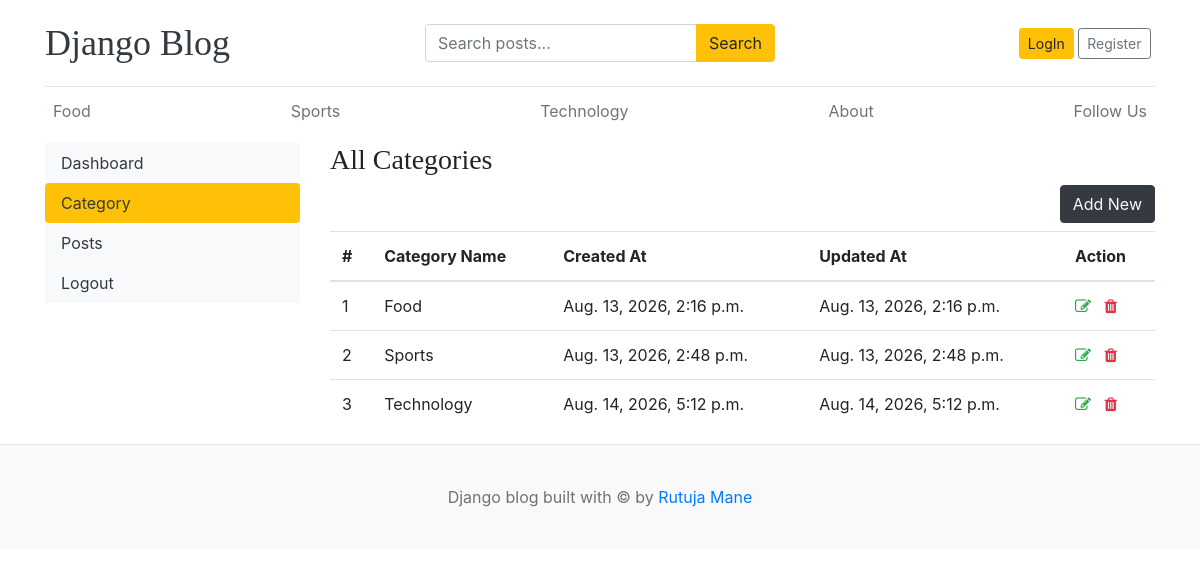
/dashboards/categories/, run on the app's committed database.
### blogs/models.py (models this page shows)
class Category(models.Model):
  category_name = models.CharField(max_length=50,unique=True)
  created_at = models.DateTimeField(auto_now_add=True)
  updated_at = models.DateTimeField(auto_now=True)
  class Meta:
    verbose_name_plural = 'categories'
  def __str__(self):
    return self.category_name

### dashboards/views.py (the view)
# urls.py: path('categories/', views.categories, name='categories'),
def categories(request):
    categories = Category.objects.all()
    context = {
        'categories': categories,
    }
    return render(request, 'dashboard/categories.html', context)

### blogs/context_processors.py (called while the page is built)
def get_categories(request):
  categories = Category.objects.all()
  return dict(categories=categories)

def social_links(request):
    return {
        'social_links': SocialLink.objects.filter(is_active=True)
    }

### templates/dashboard/categories.html (shortened to what this page needs)
{% extends 'base.html' %} {% block content %}
<div class="row">
  {% include 'dashboard/sidebar.html' %}
  <div class="col-md-9">
    <h3>All Categories</h3>
    <a href="{% url 'add_category' %}" class="btn btn-dark text-light float-right mb-2">Add New</a>
    <table class="table table-hover">
      <thead>
        <tr>
          <th>#</th>
          <th>Category Name</th>
          <th>Created At</th>
          <th>Updated At</th>
          <th>Action</th>
        </tr>
      </thead>
      <tbody>
        {% for cat in categories %}
        <tr>
          <td>{{ forloop.counter }}</td>
          <td>{{ cat }}</td>
          <td>{{ cat.created_at}}</td>
          <td>{{ cat.updated_at }}</td>
              <td>
        <a href="{% url 'edit_category' cat.id %}">
            <i class="fa fa-edit text-success"></i>
        </a>
        <a href="{% url 'delete_category' cat.id %}">
            <i class="fa fa-trash text-danger"></i>
        </a>
    </td>
        </tr>
        {% endfor %}
      </tbody>
    </table>
  </div>
</div>
{% endblock %}

### templates/base.html (shortened to what this page needs)
{% load static %}
<!doctype html>
<html lang="en">
  <head>
    <link
      href="https://getbootstrap.com/docs/4.0/dist/css/bootstrap.min.css"
      rel="stylesheet"
    />
    <link
      href="{% static 'css/blog.css' %}"
      rel="stylesheet"
    />
    <link rel="stylesheet" href="https://cdnjs.cloudflare.com/ajax/libs/font-awesome/4.7.0/css/font-awesome.min.css">
  </head>
  <body>
    <div class="container">
     <header class="blog-header py-3">
    <div class="row align-items-center">
        <div class="col-md-4">
            <a class="blog-header-logo text-dark" href="/">
                Django Blog
            </a>
        </div>
        <div class="col-md-4">
            <form action="{% url 'search' %}" method="GET">
                <div class="input-group">
                    <input
                        class="form-control"
                        type="text"
                        name="keyword"
                        placeholder="Search posts..."
                        required
                    >
                    <div class="input-group-append">
                        <button
                            class="btn btn-warning"
                            type="submit"
                        >
                            Search
                        </button>
                    </div>
                </div>
            </form>
        </div>
        <div class="col-md-4 d-flex justify-content-end align-items-center">
            {% if not user.is_authenticated %}
            <a
                class="btn btn-sm btn-warning"
                href="{% url 'login' %}"
            >
                LogIn
            </a>
            <a
                class="btn btn-sm btn-outline-secondary"
                href="{% url 'register' %}"
            >
                Register
            </a>
          {% endif %}
        </div>
    </div>
</header>
      <div class="nav-scroller py-1 mb-2">
        <nav class="nav d-flex justify-content-between">
            {% for cat in categories %}
              <a
                class="p-2 text-muted"
                href="{% url 'posts_by_category' cat.id %}"
              >
                {{ cat.category_name }}
              </a>
            {% endfor %}
            <a
                class="p-2 text-muted"
                href="{% url 'about' %}"
            >
                About
            </a>
            <a
                class="p-2 text-muted"
                href="{% url 'follow_us' %}"
            >
                Follow Us
            </a>
        </nav>
      </div>
      {% block content %}
      {% endblock %}
    </div>
    <footer class="blog-footer">
      <p>
        Django blog built with © by
        <a href="#">Rutuja Mane</a>
      </p>
    </footer>
  </body>
</html>

### static/css/blog.css (style rules this page uses)
.blog-header { border-bottom: 1px solid #e5e5e5; }
.blog-header-logo { font-family: "Playfair Display", Georgia, "Times New Roman", serif; font-size: 2.25rem; }
h1, h2, h3, h4, h5, h6 { font-family: "Playfair Display", Georgia, "Times New Roman", serif; }
.blog-footer { padding: 2.5rem 0; color: #727272; text-align: center; background-color: #f9f9f9; border-top: .05rem solid #e5e5e5; }
.blog-footer p:last-child { margin-bottom: 0; }

### data on the page
Category: category_name "Food", created_at "Aug. 13, 2026, 2:16 p.m.", updated_at "Aug. 13, 2026, 2:16 p.m."
Category: category_name "Sports", created_at "Aug. 13, 2026, 2:48 p.m.", updated_at "Aug. 13, 2026, 2:48 p.m."
Category: category_name "Technology", created_at "Aug. 14, 2026, 5:12 p.m.", updated_at "Aug. 14, 2026, 5:12 p.m."
